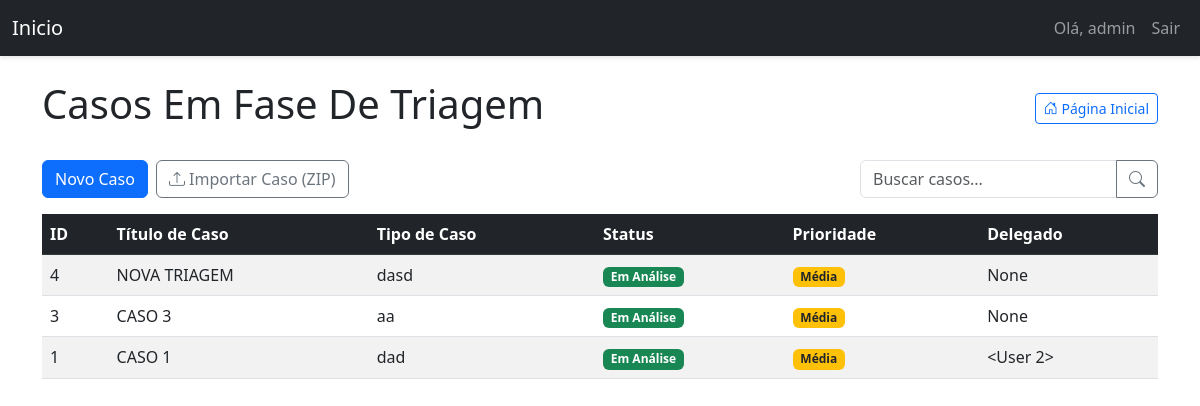
Before: /dashboard/ (signed in) with the older database file.
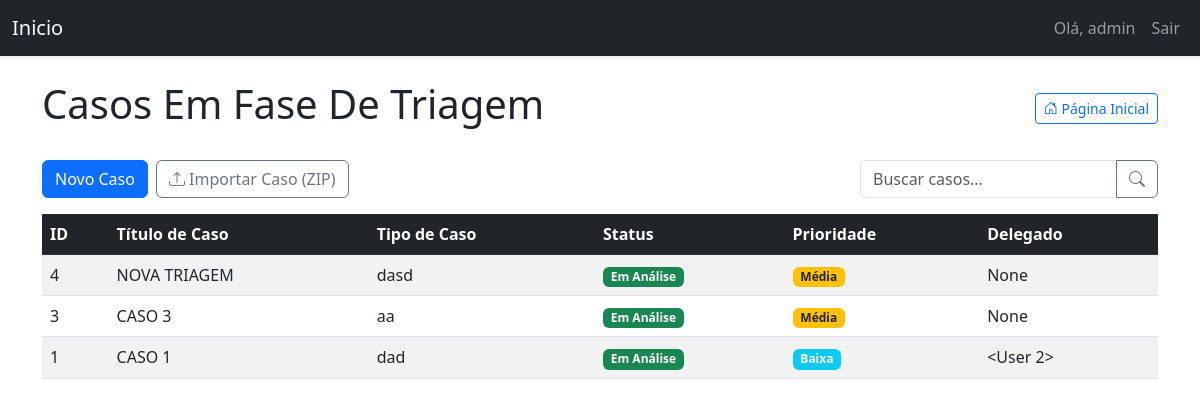
After: the same page with the newer database file.
### models.py (models this page shows, shortened)
class User(UserMixin, db.Model):
    id = db.Column(db.Integer, primary_key=True)
    username = db.Column(db.String(64), index=True, unique=True)
    email = db.Column(db.String(120), index=True, unique=True)
    password_hash = db.Column(db.String(128))
    is_admin = db.Column(db.Boolean, default=False)
    admin_id = db.Column(db.Integer, db.ForeignKey('user.id'), nullable=True)
    associados = db.relationship('User', backref=db.backref('admin', remote_side=[id]), lazy='dynamic')
    tickets = db.relationship(
        'Ticket',
        backref='author',
        lazy='dynamic',
        cascade="all, delete-orphan",
        foreign_keys='Ticket.user_id'
    )
    delegated_tickets = db.relationship(
        'Ticket',
        backref='delegado_user',
        lazy='dynamic',
        foreign_keys='Ticket.delegado_id'
    )
    comments = db.relationship('Comment', backref='author', lazy='dynamic', cascade="all, delete-orphan")
    attachments = db.relationship('Attachment', backref='author', lazy='dynamic')
    appointments = db.relationship('Appointment', backref='user', lazy='dynamic', cascade="all, delete-orphan")
    advogados = db.relationship('Advogado', backref='owner_user', lazy='dynamic', cascade="all, delete-orphan")

class Ticket(db.Model):
    id = db.Column(db.Integer, primary_key=True)
    ticket_code = db.Column(db.String(30), unique=True)
    title = db.Column(db.String(140))
    description = db.Column(db.Text)
    case_number = db.Column(db.String(50))
    status = db.Column(db.String(20), default='Em Análise')
    priority = db.Column(db.String(20), default='Média')
    created_at = db.Column(db.DateTime, index=True, default=datetime.utcnow)
    updated_at = db.Column(db.DateTime, index=True, default=datetime.utcnow)
    user_id = db.Column(db.Integer, db.ForeignKey('user.id'))
    delegado_id = db.Column(db.Integer, db.ForeignKey('user.id'), nullable=True)
    delegado = db.relationship('User', foreign_keys=[delegado_id])
    comments = db.relationship('Comment', backref='ticket', lazy='dynamic', cascade="all, delete-orphan")
    attachments = db.relationship('Attachment', backref='ticket', lazy='dynamic', cascade="all, delete-orphan")
    todos = db.relationship('TodoItem', backref='ticket', lazy='dynamic', cascade="all, delete-orphan")

### triagem/routes/dashboard.py (the view)
@dashboard_bp.route('/')  # Rota vazia, que combina com o prefixo '/dashboard' em app.py
@login_required
def dashboard():
    search_term = request.args.get('search', '')
    query = Ticket.query
    if not current_user.is_admin:
        query = query.filter(
            (Ticket.user_id == current_user.id) |
            (Ticket.delegado_id == current_user.id)
        )
    if search_term:
        query = query.filter(
            (Ticket.title.ilike(f'%{search_term}%')) |
            (Ticket.case_number.ilike(f'%{search_term}%')) |
            (Ticket.description.ilike(f'%{search_term}%'))
        )
    status_order = {'Em Análise': 1, 'Em Espera': 2, 'Arquivado': 3}
    priority_order = {'Alta': 1, 'Média': 2, 'Baixa': 3}
    query = query.order_by(
        db.case(status_order, value=Ticket.status),
        db.case(priority_order, value=Ticket.priority),
        Ticket.updated_at.desc()
    )
    tickets = query.all()
    return render_template('dashboard.html', tickets=tickets, search_term=search_term)

### triagem/templates/dashboard.html (shortened to what this page needs)
{% extends "base.html" %}
{% block content %}
<div class="d-flex justify-content-between align-items-center mb-4 flex-wrap">
    <h1>Casos Em Fase De Triagem</h1>
    <a href="{{ url_for('main.index') }}" class="btn btn-outline-primary btn-sm">
        <i class="bi bi-house-door"></i> Página Inicial
    </a>
</div>
<div class="d-flex justify-content-between mb-3 flex-wrap gap-2">
    <div class="d-flex gap-2">
        {% if current_user.is_admin %}
            <a href="{{ url_for('ticket.create_ticket') }}" class="btn btn-primary">Novo Caso</a>
            <form id="importZipForm" method="POST" action="{{ url_for('ticket_export_import.import_ticket_zip') }}"
                  enctype="multipart/form-data" style="display:inline;">
                <button class="btn btn-outline-secondary" type="button" id="importZipBtn">
                    <i class="bi bi-upload"></i> Importar Caso (ZIP)
                </button>
            </form>
        {% endif %}
    </div>
    <form method="GET" action="{{ url_for('dashboard.dashboard') }}" class="d-flex ms-md-auto mt-2 mt-md-0">
        <div class="input-group">
            <input type="text" name="search" class="form-control" placeholder="Buscar casos..." value="{{ request.args.get('search', '') }}">
            <button class="btn btn-outline-secondary" type="submit">
                <i class="bi bi-search"></i>
            </button>
        </div>
    </form>
</div>
<div class="table-responsive">
    <table class="table table-striped table-hover" id="tickets-table">
        <thead class="table-dark">
            <tr>
                <th>ID</th>
                <th>Título de Caso</th>
                <th>Tipo de Caso</th>
                <th>Status</th>
                <th>Prioridade</th>
                <th>Delegado</th>
            </tr>
        </thead>
        <tbody>
            {% for ticket in tickets %}
            <tr class="clickable-row" data-href="{{ url_for('ticket.view_ticket', ticket_id=ticket.id) }}">
                <td>{{ ticket.id }}</td>
                <td>{{ ticket.title }}</td>
                <td>{{ ticket.case_number }}</td>
                <td>
                    <span class="badge
                        {% if ticket.status == 'Em Análise' %}bg-success
                        {% elif ticket.status == 'Em Espera' %}bg-warning text-dark
                        {% elif ticket.status == 'Arquivado' %}bg-secondary
                        {% else %}bg-info{% endif %}">
                        {{ ticket.status }}
                    </span>
                </td>
                <td>
                    <span class="badge
                        {% if ticket.priority == 'Alta' %}bg-danger
                        {% elif ticket.priority == 'Média' %}bg-warning text-dark
                        {% elif ticket.priority == 'Baixa' %}bg-info
                        {% else %}bg-secondary{% endif %}">
                        {{ ticket.priority }}
                    </span>
                </td>
                <td>{{ ticket.delegado }}</td>
            </tr>
            {% endfor %}
        </tbody>
    </table>
</div>
{% endblock %}

### triagem/templates/base.html (shortened to what this page needs)
<!DOCTYPE html>
<html lang="pt-BR">
<head>
    {% block styles %}
        <link rel="stylesheet" href="https://cdn.jsdelivr.net/npm/bootstrap-icons@1.8.0/font/bootstrap-icons.css">
        <link rel="stylesheet" href="{{ url_for('static', filename='css/triagem.css') }}">
        <link href="https://cdn.jsdelivr.net/npm/bootstrap@5.3.0/dist/css/bootstrap.min.css" rel="stylesheet">
    {% endblock %}
</head>
<body>
    <nav class="navbar navbar-expand-lg navbar-dark bg-dark">
        <div class="container-fluid">
            <a class="navbar-brand" href="{{ url_for('main.index') }}">Inicio</a>
            <div class="collapse navbar-collapse" id="navbarNav">
                <ul class="navbar-nav ms-auto">
                    {% if current_user.is_authenticated %}
                    <li class="nav-item">
                        <span class="nav-link">Olá, {{ current_user.username }}</span>
                    </li>
                    <li class="nav-item">
                        <a class="nav-link" href="{{ url_for('auth.logout') }}">Sair</a>
                    </li>
                    {% else %}
                    <li class="nav-item">
                        <a class="nav-link" href="{{ url_for('auth.login') }}">Login</a>
                    </li>
                    {% endif %}
                </ul>
            </div>
        </div>
    </nav>
    <div class="container mt-4">
        {% block content %}{% endblock %}
    </div>
</body>
</html>

### static/css/triagem.css (style rules this page uses)
body { background-color: #f8f9fa; padding-bottom: 50px; font-family: 'Open Sans', sans-serif; }
.navbar { box-shadow: 0 2px 4px rgba(0,0,0,.1); }
.table th { background-color: #f8f9fa; }
.badge { font-weight: 500; }
::placeholder { color: #6c757d; opacity: 1; }
.clickable-row { cursor: pointer; }

Changed rows visible on the page:
changed Ticket "CASO 1": priority "Média" → "Baixa"
